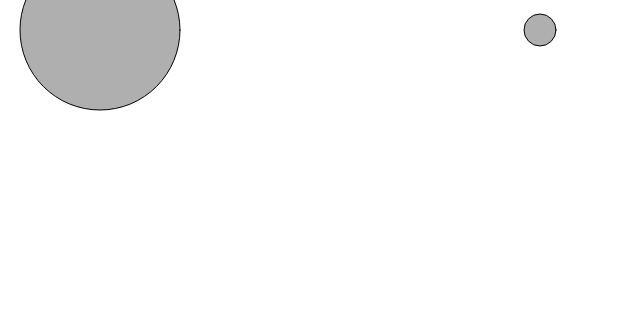
Frame 1 (no input)
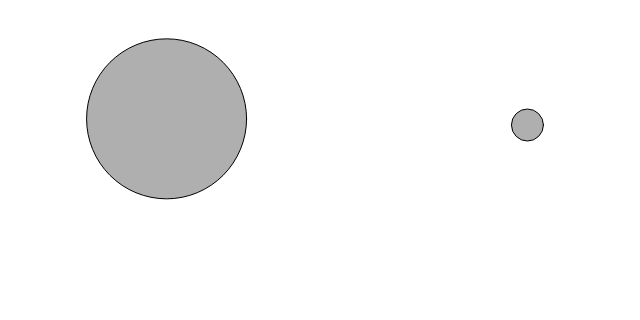
Frame 60 (no input)
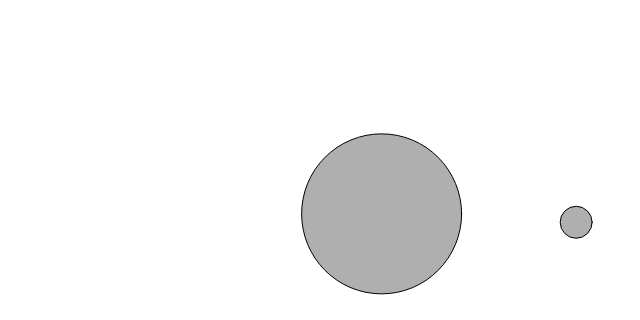
Frame 120 (the mouse pressed at the canvas centre since frame 60)

The p5.js sketch that drew these frames (run headless with seeded random() and noise() and a simulated clock; from frame 60 on, the mouse is pressed at the canvas centre):

// p5.js sketch
// ── sketch.js
let moverA;
let moverB;

function setup() {
  createCanvas(640, 320);

  moverA = new Mover(100, 30, 10);
  moverB = new Mover(540, 30, 2);
}

function draw() {
  background(255);

  let gravity = createVector(0, 0.1);
  moverA.applyForce(gravity);
  moverB.applyForce(gravity);

  if (mouseIsPressed) {
    let wind = createVector(0.1, 0);
    moverA.applyForce(wind);
    moverB.applyForce(wind);
  }


  moverA.show();
  moverA.update();
  moverA.checkEdges();

  moverB.show();
  moverB.update();
  moverB.checkEdges();
}

// ── mover.js
//Instead of objects bouncing off the edge of the wall, create an example in //which an invisible force pushes back on the objects to keep them in the window. //Can you weight the force according to how far the object is from an edge, so //that the closer it is, the stronger the force?

class Mover {
  constructor(x, y, mass) {
    this.pos = createVector(x, y);
    this.vel = createVector(0, 0);
    this.acc = createVector(0, 0);
    this.mass = mass;
    this.r = this.mass * 8; //diameter is this.mass * 16, dus r is
    this.center = createVector(width / 2, height / 2);
  }

  applyForce(force) {
    let f = p5.Vector.div(force, this.mass);
    this.acc.add(f);
  }

  update() {
    let wallF = p5.Vector.sub(this.center, this.pos);
    let distanceSq = constrain(wallF.magSq(), 25, 250);

    let G = 0.1;
    let M1 = this.mass;
    let M2 = 10;

    let strength = (G * (M1 * M2)) / distanceSq;
    
    wallF.setMag(strength);

    this.acc.add(wallF);

    this.vel.add(this.acc);
    this.pos.add(this.vel);
    this.acc.mult(0);
  }

  show() {
    stroke(0);
    fill(175);
    circle(this.pos.x, this.pos.y, this.r * 2);
  }

  checkEdges() {
    /*let wallF = p5.Vector.sub(this.center, this.pos);
    let distanceSq = constrain(wallF.magSq(), 25, 250);

    let G = 0.1;
    let M1 = this.mass;
    let M2 = 1000;

    let strength = (G * (M1 * M2)) / distanceSq;

    if (this.pos.x >= width - this.r) {
      this.pos.x = width - this.r;
      this.acc.x = -strength;
    } else if (this.pos.x <= this.r) {
      this.pos.x = this.r;
      this.acc.x = strength;
    }*/

    if (this.pos.y <= this.r) {
      this.pos.y = this.r;
      this.vel.y *= -1;
    } else if (this.pos.y >= height - this.r) {
      this.pos.y = height - this.r;
      this.vel.y *= -1;
    }
  }
}
